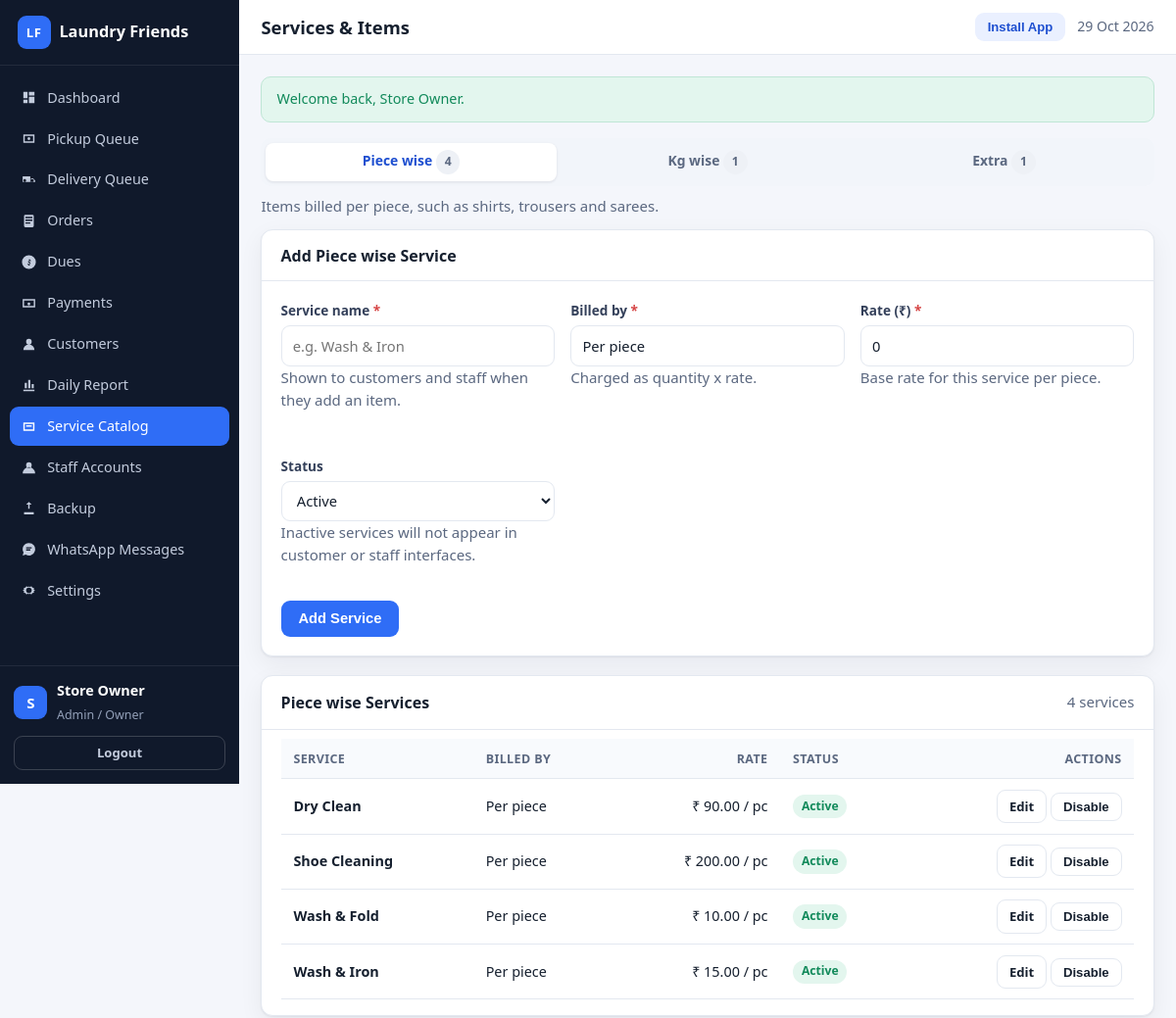
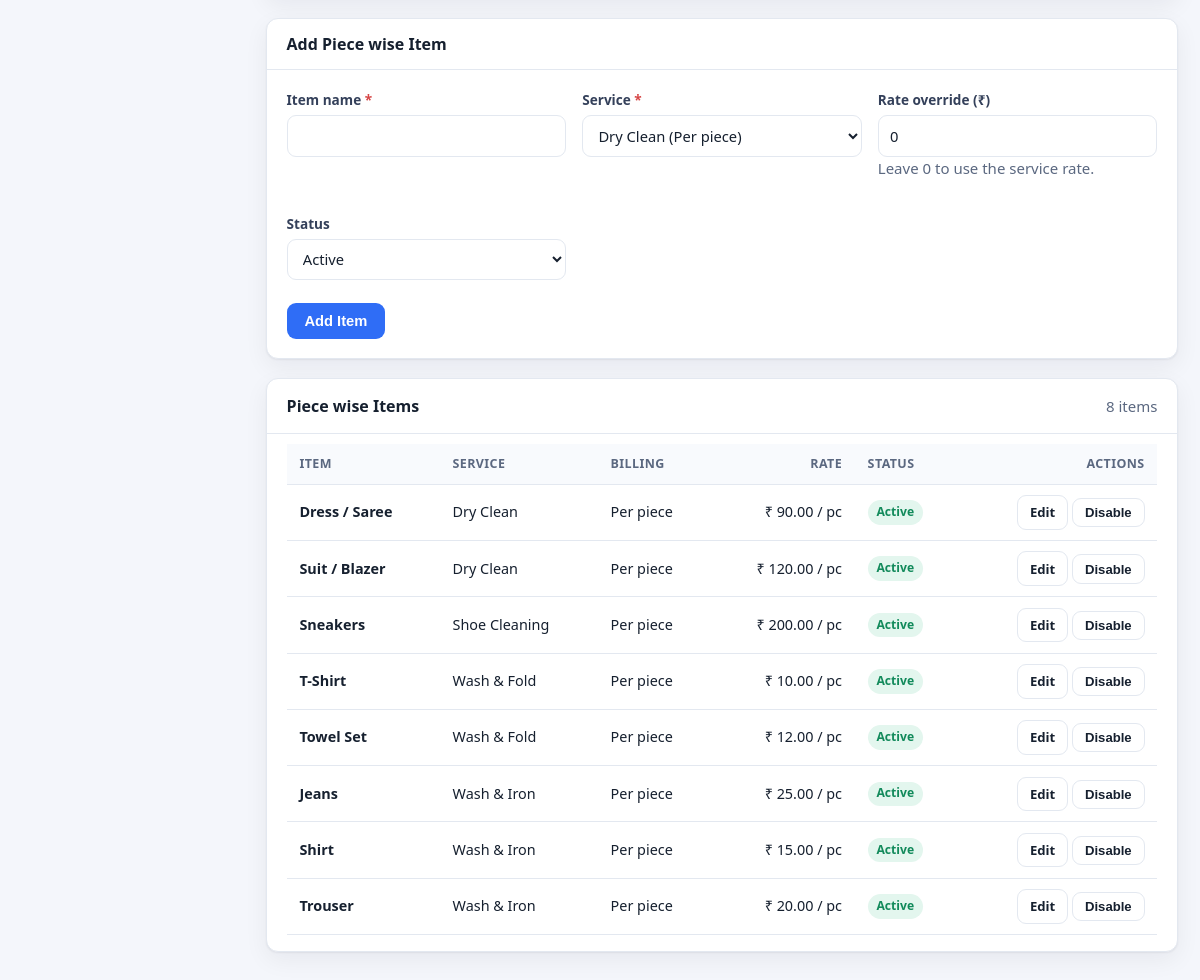
/admin/catalog.php (signed in), run on the app's committed database (2 pictures, top to bottom).
### tables this page shows
CREATE TABLE IF NOT EXISTS users (
  id INT UNSIGNED AUTO_INCREMENT PRIMARY KEY,
  role ENUM('super_admin','admin','staff','customer') NOT NULL DEFAULT 'customer',
  name VARCHAR(100) NOT NULL,
  email VARCHAR(150) NULL,
  phone VARCHAR(20) NULL,
  phone_key VARCHAR(20) NULL,
  password_hash VARCHAR(255) NOT NULL,
  is_active TINYINT(1) NOT NULL DEFAULT 1,
  must_change_password TINYINT(1) NOT NULL DEFAULT 0,
  last_login_at DATETIME NULL,
  created_by INT UNSIGNED NULL,
  created_at DATETIME NOT NULL DEFAULT CURRENT_TIMESTAMP,
  updated_at DATETIME NOT NULL DEFAULT CURRENT_TIMESTAMP ON UPDATE CURRENT_TIMESTAMP,
  UNIQUE KEY uq_users_email (email),
  UNIQUE KEY uq_users_phone_key (phone_key),
  KEY idx_users_role (role),
  KEY idx_users_active (is_active)
);

CREATE TABLE IF NOT EXISTS services (
  id INT UNSIGNED AUTO_INCREMENT PRIMARY KEY,
  service_name VARCHAR(120) NOT NULL,
  price_mode ENUM('per_piece','per_kg') NOT NULL DEFAULT 'per_piece',
  category ENUM('piece','kg','extra') NOT NULL DEFAULT 'piece',
  rate DECIMAL(12,2) NOT NULL DEFAULT 0,
  min_weight_kg DECIMAL(10,3) NOT NULL DEFAULT 0,
  is_active TINYINT(1) NOT NULL DEFAULT 1,
  created_at DATETIME NOT NULL DEFAULT CURRENT_TIMESTAMP,
  updated_at DATETIME NOT NULL DEFAULT CURRENT_TIMESTAMP ON UPDATE CURRENT_TIMESTAMP,
  UNIQUE KEY uq_services_name (service_name),
  KEY idx_services_active (is_active)
);

CREATE TABLE IF NOT EXISTS laundry_items (
  id INT UNSIGNED AUTO_INCREMENT PRIMARY KEY,
  service_id INT UNSIGNED NULL,
  item_name VARCHAR(120) NOT NULL,
  service_type VARCHAR(40) NOT NULL DEFAULT 'wash_fold',
  price_mode ENUM('per_piece','per_kg') NOT NULL DEFAULT 'per_piece',
  rate_per_piece DECIMAL(12,2) NOT NULL DEFAULT 0,
  rate_per_kg DECIMAL(12,2) NOT NULL DEFAULT 0,
  min_weight_kg DECIMAL(10,3) NOT NULL DEFAULT 0,
  is_active TINYINT(1) NOT NULL DEFAULT 1,
  created_at DATETIME NOT NULL DEFAULT CURRENT_TIMESTAMP,
  updated_at DATETIME NOT NULL DEFAULT CURRENT_TIMESTAMP ON UPDATE CURRENT_TIMESTAMP,
  UNIQUE KEY uq_laundry_item_service (service_id, item_name),
  KEY idx_laundry_items_service (service_id)
);

### admin/catalog.php (the view, shortened to what the rows shown need)
<?php
require_once dirname(__DIR__) . '/includes/layout.php';
$user = require_admin();
$tab = query('tab', 'piece');
$services = all_services();
$items = db_all(
    'SELECT i.*, s.service_name, s.price_mode AS service_price_mode, s.rate AS service_rate,
            s.category AS service_category
     FROM laundry_items i
     LEFT JOIN services s ON s.id = i.service_id
     ORDER BY FIELD(s.category, \'piece\', \'kg\', \'extra\'), s.service_name, i.is_active DESC, i.item_name'
);
$servicesByCategory = [];
foreach ($services as $service) {
    $servicesByCategory[service_category_for($service)][] = $service;
}
$itemsByCategory = [];
foreach ($items as $item) {
    $itemsByCategory[service_category_for($item)][] = $item;
}
$editService = null;
$editItem = null;
$tabLabel = service_category_label($tab);
$tabServices = $servicesByCategory[$tab] ?? [];
$tabItems = $itemsByCategory[$tab] ?? [];
layout_start('Services & Items', 'app');
?>
<div class="panel">
    <div class="panel-head">
        <h2><?= $editService !== null ? 'Edit ' . e($tabLabel) . ' Service' : 'Add ' . e($tabLabel) . ' Service' ?></h2>
    </div>
</div>
<div class="panel">
    <div class="panel-head"><h2><?= e($tabLabel) ?> Services</h2><span class="subtle"><?= e((string) count($tabServices)) ?> services</span></div>
    <div class="panel-body tight">
        <?php if ($tabServices === []): ?>
            <div class="empty-state"><strong>No <?= e(strtolower($tabLabel)) ?> services yet</strong>Create one above, then map items to it.</div>
        <?php else: ?>
            <div class="table-wrap">
                <table class="data">
                    <thead>
                        <tr>
                            <th>Service</th>
                            <th>Billed by</th>
                            <th class="num">Rate</th>
                            <th>Status</th>
                            <th class="actions">Actions</th>
                        </tr>
                    </thead>
                    <tbody>
                    <?php foreach ($tabServices as $service): ?>
                        <tr>
                            <td><strong><?= e((string) $service['service_name']) ?></strong></td>
                            <td><?= e(service_mode_label((string) $service['price_mode'])) ?></td>
                            <td class="num"><?= e(money((float) $service['rate'])) ?><?= $service['price_mode'] === 'per_kg' ? ' / kg' : ' / pc' ?></td>
                            <td><span class="badge <?= (int) $service['is_active'] === 1 ? 'badge-success' : 'badge-muted' ?>"><?= (int) $service['is_active'] === 1 ? 'Active' : 'Inactive' ?></span></td>
                            <td class="actions">
                                <a class="btn btn-sm btn-ghost" href="<?= e(url('admin/catalog.php?tab=' . urlencode($tab) . '&edit_service=' . (int) $service['id'])) ?>">Edit</a>
                                <form method="post" style="display:inline;">
                                    <button class="btn btn-sm btn-ghost" type="submit"><?= (int) $service['is_active'] === 1 ? 'Disable' : 'Enable' ?></button>
                                </form>
                            </td>
                        </tr>
                    <?php endforeach; ?>
                    </tbody>
                </table>
            </div>
        <?php endif; ?>
    </div>
</div>
<div class="panel">
    <div class="panel-head">
        <h2><?= $editItem !== null ? 'Edit ' . e($tabLabel) . ' Item' : 'Add ' . e($tabLabel) . ' Item' ?></h2>
    </div>
</div>
<div class="panel">
    <div class="panel-head"><h2><?= e($tabLabel) ?> Items</h2><span class="subtle"><?= e((string) count($tabItems)) ?> items</span></div>
    <div class="panel-body tight">
        <?php if ($tabItems === []): ?>
            <div class="empty-state"><strong>No items in this tab yet</strong>Add items and map them to a service.</div>
        <?php else: ?>
            <div class="table-wrap">
                <table class="data">
                    <thead>
                        <tr>
                            <th>Item</th>
                            <th>Service</th>
                            <th>Billing</th>
                            <th class="num">Rate</th>
                            <th>Status</th>
                            <th class="actions">Actions</th>
                        </tr>
                    </thead>
                    <tbody>
                    <?php foreach ($tabItems as $item): ?>
                        <?php
                        $serviceRow = [
                            'price_mode' => (string) ($item['service_price_mode'] ?? $item['price_mode']),
                            'rate' => (float) ($item['service_rate'] ?? 0),
                        ];
                        $rate = service_effective_rate($serviceRow, $item);
                        ?>
                        <tr>
                            <td><strong><?= e((string) $item['item_name']) ?></strong></td>
                            <td><?= e((string) ($item['service_name'] ?? service_type_label((string) $item['service_type']))) ?></td>
                            <td><?= e(service_mode_label((string) ($item['service_price_mode'] ?? $item['price_mode']))) ?></td>
                            <td class="num"><?= e(money($rate)) ?><?= ($item['service_price_mode'] ?? $item['price_mode']) === 'per_kg' ? ' / kg' : ' / pc' ?></td>
                            <td><span class="badge <?= (int) $item['is_active'] === 1 ? 'badge-success' : 'badge-muted' ?>"><?= (int) $item['is_active'] === 1 ? 'Active' : 'Inactive' ?></span></td>
                            <td class="actions">
                                <a class="btn btn-sm btn-ghost" href="<?= e(url('admin/catalog.php?tab=' . urlencode($tab) . '&edit=' . (int) $item['id'])) ?>">Edit</a>
                                <form method="post" style="display:inline;">
                                    <button class="btn btn-sm btn-ghost" type="submit"><?= (int) $item['is_active'] === 1 ? 'Disable' : 'Enable' ?></button>
                                </form>
                            </td>
                        </tr>
                    <?php endforeach; ?>
                    </tbody>
                </table>
            </div>
        <?php endif; ?>
    </div>
</div>
<?php layout_end(); ?>

### includes/layout.php (shortened to what the rows shown need)
<?php
function layout_nav_items(): array
{
    $user = current_user();
    switch ($user['role']) {
        case 'super_admin':
        case 'admin':
            return [
                ['label' => 'Dashboard', 'href' => 'admin/index.php', 'icon' => 'M4 13h6V4H4v9zm0 7h6v-5H4v5zm8 0h8v-9h-8v9zm0-16v5h8V4h-8z'],
                ['label' => 'Pickup Queue', 'href' => 'admin/pickup-queue.php', 'icon' => 'M4 6h16v12H4V6zm2 2v8h12V8H6zm6 6a2 2 0 110-4 2 2 0 010 4z'],
                ['label' => 'Delivery Queue', 'href' => 'admin/delivery-queue.php', 'icon' => 'M3 7h11v8H3V7zm12 3h3l3 3v2h-6v-5zm-9 5a2 2 0 100-4 2 2 0 000 4zm11 0a2 2 0 100-4 2 2 0 000 4z'],
                ['label' => 'Orders', 'href' => 'admin/orders.php', 'icon' => 'M7 3h10a2 2 0 012 2v14a2 2 0 01-2 2H7a2 2 0 01-2-2V5a2 2 0 012-2zm0 3v2h10V6H7zm0 4v2h10v-2H7zm0 4v2h7v-2H7z'],
                ['label' => 'Dues', 'href' => 'admin/dues.php', 'icon' => 'M12 2a10 10 0 100 20 10 10 0 000-20zm1 15h-2v-1.2c-.6-.2-1.1-.6-1.2-1.3h2c.1.3.3.5.7.5.5 0 .8-.3.8-.8 0-.5-.3-.7-.9-1-.8-.3-1.6-.7-1.6-1.7 0-.7.5-1.2 1.1-1.4V8h2v1.1c.7.2 1.1.7 1.2 1.4h-2c-.1-.3-.3-.5-.6-.5-.4 0-.7.3-.7.7 0 .4.3.6.9.8.8.3 1.7.7 1.7 1.8 0 .8-.5 1.3-1.2 1.5V17z'],
                ['label' => 'Payments', 'href' => 'admin/payments.php', 'icon' => 'M3 6h18v12H3V6zm2 2v8h14V8H5zm7 3a2 2 0 110 4 2 2 0 010-4z'],
                ['label' => 'Customers', 'href' => 'admin/customers.php', 'icon' => 'M12 12a4 4 0 100-8 4 4 0 000 8zm-8 8a8 8 0 1116 0H4z'],
                ['label' => 'Daily Report', 'href' => 'admin/reports/daily.php', 'icon' => 'M4 20h16v-2H4v2zM6 16h3V8H6v8zm5 0h3V4h-3v12zm5 0h3v-6h-3v6z'],
                ['label' => 'Service Catalog', 'href' => 'admin/catalog.php', 'icon' => 'M4 6h16v12H4V6zm2 2v8h12V8H6zm2 2h8v2H8v-2z'],
                ['label' => 'Staff Accounts', 'href' => 'admin/staff.php', 'icon' => 'M12 12a4 4 0 100-8 4 4 0 000 8zm-9 8a9 9 0 1118 0H3z'],
                ['label' => 'Backup', 'href' => 'admin/backup.php', 'icon' => 'M12 3l4 4h-3v6h-2V7H8l4-4zm-7 15h14v3H5v-3z'],
                ['label' => 'WhatsApp Messages', 'href' => 'admin/whatsapp-templates.php', 'icon' => 'M12 3a9 9 0 00-7.7 13.6L3 21l4.5-1.2A9 9 0 1012 3zm-4 6h8v2H8V9zm0 3h6v2H8v-2z'],
                ['label' => 'Settings', 'href' => 'admin/settings.php', 'icon' => 'M12 8a4 4 0 100 8 4 4 0 000-8zm9 4l-2 1.2.3 2.3-2.3.3L15.5 18l-1.9-1.4L12 17.6l-1.6-1L8.5 18l-1.5-2.2-2.3-.3.3-2.3L3 12l2-1.2-.3-2.3L7 8.2 8.5 6l1.9 1.4L12 6.4l1.6 1L15.5 6l1.5 2.2 2.3.3-.3 2.3L21 12z'],
            ];
    }
    return [];
}
function layout_is_active(string $href): bool
{
    $self = basename($_SERVER['SCRIPT_NAME'] ?? '');
    $target = basename($href);
    if ($self === $target) {
        return true;
    }
    $selfDir = basename(dirname($_SERVER['SCRIPT_NAME'] ?? ''));
    $targetDir = basename(dirname($href));
    return $self === $target && $selfDir === $targetDir;
}
function layout_start(string $title, string $layout = 'app'): void
{
    $user = current_user();
    ?><!DOCTYPE html>
<html lang="en">
<head>
<link rel="stylesheet" href="<?= e(asset('assets/css/app.css')) ?>">
</head>
<body class="layout-<?= e($layout) ?>">
<?php if ($layout === 'public'): ?>
<header class="public-header">
    <div class="container nav-row">
        <a class="brand" href="<?= e(url('index.php')) ?>">
            <span class="brand-mark">LF</span>
            <span><?= e(APP_NAME) ?></span>
        </a>
        <nav class="public-nav">
            <a href="<?= e(url('index.php')) ?>#services">Services</a>
            <a href="<?= e(url('index.php')) ?>#how">How it works</a>
            <a href="<?= e(url('index.php')) ?>#contact">Contact</a>
            <button class="btn btn-soft btn-sm install-btn" type="button" data-install-app>Install App</button>
            <?php if ($user !== null): ?>
                <a class="btn btn-primary btn-sm" href="<?= e(url(home_for_role($user['role']))) ?>">Go to Dashboard</a>
                <a class="btn btn-ghost btn-sm" href="<?= e(url('logout.php')) ?>">Logout</a>
            <?php else: ?>
                <a class="btn btn-ghost btn-sm" href="<?= e(url('login.php')) ?>">Login</a>
                <a class="btn btn-primary btn-sm" href="<?= e(url('customer/schedule-pickup.php')) ?>">Schedule Pickup</a>
            <?php endif; ?>
        </nav>
    </div>
</header>
<?php elseif ($layout === 'app'): ?>
<div class="app-shell">
    <aside class="sidebar" id="sidebar">
        <div class="sidebar-brand">
            <a class="brand" href="<?= e(url('index.php')) ?>">
                <span class="brand-mark">LF</span>
                <span><?= e(APP_NAME) ?></span>
            </a>
        </div>
        <nav class="sidebar-nav">
            <?php foreach (layout_nav_items() as $item): ?>
                <a class="nav-link<?= layout_is_active($item['href']) ? ' active' : '' ?>" href="<?= e(url($item['href'])) ?>">
                    <svg viewBox="0 0 24 24" aria-hidden="true"><path d="<?= e($item['icon']) ?>"/></svg>
                    <span><?= e($item['label']) ?></span>
                </a>
            <?php endforeach; ?>
        </nav>
        <div class="sidebar-footer">
            <div class="user-chip">
                <div class="avatar"><?= e(strtoupper(mb_substr($user['name'] ?? 'U', 0, 1))) ?></div>
                <div>
                    <strong><?= e($user['name'] ?? 'Guest') ?></strong>
                    <small><?= e(role_label($user['role'] ?? '')) ?></small>
                </div>
            </div>
            <a class="btn btn-ghost btn-sm btn-block" href="<?= e(url('logout.php')) ?>">Logout</a>
        </div>
    </aside>
    <div class="app-main">
        <header class="app-topbar">
            <h1 class="page-title"><?= e($title) ?></h1>
            <div class="topbar-right">
                <button class="btn btn-sm btn-soft install-btn" type="button" data-install-app>Install App</button>
                <span class="today-label"><?= e(date('d M Y')) ?></span>
            </div>
        </header>
        <main class="app-content">
<?php endif; ?>
<?php
}
function layout_end(): void
{
    $layout = $GLOBALS['__layout'] ?? 'app';
    ?>
<?php if ($layout === 'app'): ?>
        </main>
    </div>
</div>
<?php elseif ($layout === 'customer'): ?>
</main>
<?php layout_bottom_nav(); ?>
<?php endif; ?>
</body>
</html>
<?php
}
function layout_bottom_nav(): void
{
    $user = current_user();
    if ($user === null || !in_array($user['role'], array_merge(staff_roles(), ['customer']), true)) {
        return;
    }
    ?>
    <?php
}

### data on the page
users: name "S", name "Store Owner", role "Admin / Owner"
services: service_name "Dry Clean", price_mode "Per piece", rate "₹ 90.00", shows "/ pc", is_active "Active"
services: service_name "Shoe Cleaning", price_mode "Per piece", rate "₹ 200.00", shows "/ pc", is_active "Active"
services: service_name "Wash & Fold", price_mode "Per piece", rate "₹ 10.00", shows "/ pc", is_active "Active"
services: service_name "Wash & Iron", price_mode "Per piece", rate "₹ 15.00", shows "/ pc", is_active "Active"
laundry_items: item_name "Dress / Saree", service.service_name "Dry Clean", service.price_mode "Per piece", money($rate) "₹ 90.00", is_active "Active"
laundry_items: item_name "Suit / Blazer", service.service_name "Dry Clean", service.price_mode "Per piece", money($rate) "₹ 120.00", is_active "Active"
laundry_items: item_name "Sneakers", service.service_name "Shoe Cleaning", service.price_mode "Per piece", money($rate) "₹ 200.00", is_active "Active"
laundry_items: item_name "T-Shirt", service.service_name "Wash & Fold", service.price_mode "Per piece", money($rate) "₹ 10.00", is_active "Active"
laundry_items: item_name "Towel Set", service.service_name "Wash & Fold", service.price_mode "Per piece", money($rate) "₹ 12.00", is_active "Active"
laundry_items: item_name "Jeans", service.service_name "Wash & Iron", service.price_mode "Per piece", money($rate) "₹ 25.00", is_active "Active"
laundry_items: item_name "Shirt", service.service_name "Wash & Iron", service.price_mode "Per piece", money($rate) "₹ 15.00", is_active "Active"
laundry_items: item_name "Trouser", service.service_name "Wash & Iron", service.price_mode "Per piece", money($rate) "₹ 20.00", is_active "Active"

### other printed values
APP_NAME "Laundry Friends"
$item['label'] "Dashboard"
$item['label'] "Pickup Queue"
$item['label'] "Delivery Queue"
$item['label'] "Orders"
$item['label'] "Dues"
$item['label'] "Payments"
$item['label'] "Customers"
$item['label'] "Daily Report"
$item['label'] "Service Catalog"
$item['label'] "Staff Accounts"
$item['label'] "Backup"
$item['label'] "WhatsApp Messages"
$item['label'] "Settings"
$title "Services & Items"
